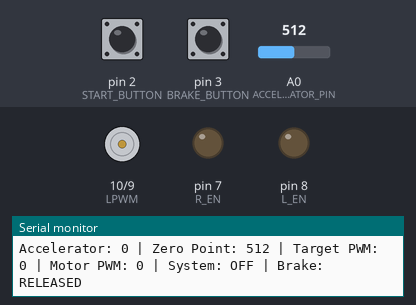
The sketch below on a simulated Arduino Uno, built with avr-gcc and run on an emulated ATmega328P. Parts: motor-driver pin pairs drawn as motors (green arrow = first pin HIGH = forward, orange = second pin HIGH = backward, longer = more drive), output pins drawn as LEDs (lit = HIGH), the last lines printed to the serial monitor. The inputs (shaded band) are chosen by the test bench; at power-on: pin 2 (START_BUTTON) HIGH, A0 (ACCELERATOR_PIN) = 512, pin 3 (BRAKE_BUTTON) HIGH.

Above: at 1.2 s.
1.3 s: pin 2 (START_BUTTON) pulled LOW for 0.15 s
At 1.6 s:
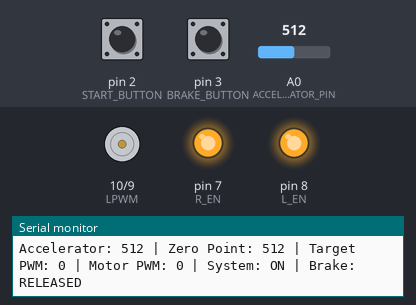
2.9 s: A0 (ACCELERATOR_PIN) set to 553
At 3.8 s:
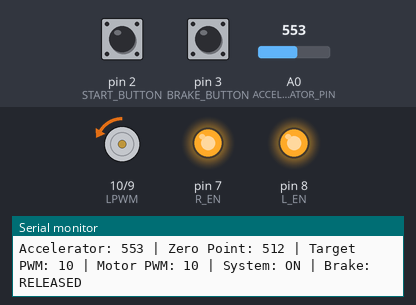
4.4 s: A0 (ACCELERATOR_PIN) set to 900
At 5.6 s:
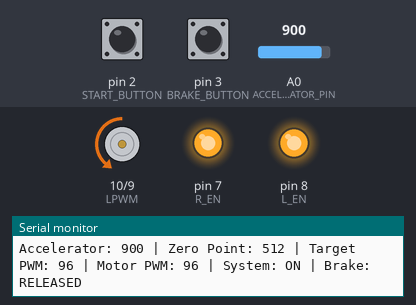
6.4 s: pin 3 (BRAKE_BUTTON) pulled LOW for 0.15 s
At 6.79 s:
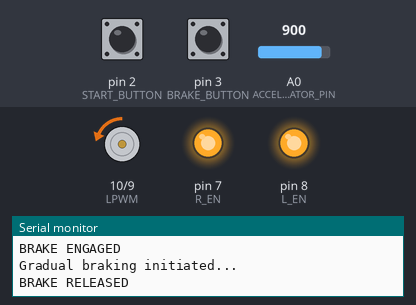
9.4 s: pin 3 (BRAKE_BUTTON) pulled LOW for 1 s
At 11.3 s:
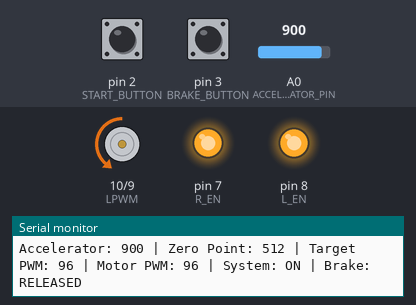
12.5 s: A0 (ACCELERATOR_PIN) set to 925
At 12.9 s:
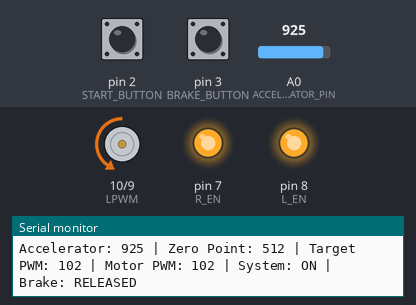
Timing chart, 0 to 15.5 s (numbered marks = the images above; inputs shaded):
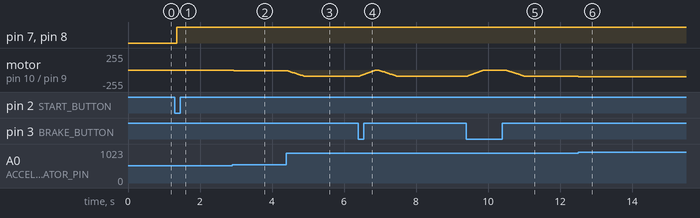

The sketch:

EV_Motor_Control_Arduino_ino.ino
```cpp
/*=========================================================
          ARDUINO UNO - EV MOTOR CONTROL SYSTEM
=========================================================*/


// ---------------- PIN DEFINITIONS ----------------

const byte ACCELERATOR_PIN = A0;

const byte START_BUTTON = 2;
const byte BRAKE_BUTTON = 3;

const byte RPWM = 9;
const byte LPWM = 10;

const byte R_EN = 7;
const byte L_EN = 8;


// ---------------- MOTOR SETTINGS ----------------

const int MAX_PWM = 255;

const int DEAD_ZONE = 5;

const int RAMP_STEP = 2;

const unsigned long RAMP_INTERVAL = 10;

const unsigned long DEBOUNCE_DELAY = 50;

// Five-second brake reset
const unsigned long BRAKE_RESET_TIME = 5000;


// ---------------- SYSTEM VARIABLES ----------------

bool systemEnabled = false;

int acceleratorValue = 0;

int targetCommand = 0;

int motorCommand = 0;

// Software accelerator zero point
int acceleratorZeroPoint = 0;


// ---------------- TIMERS ----------------

unsigned long lastRampTime = 0;

unsigned long lastPrintTime = 0;


// ---------------- BUTTON VARIABLES ----------------

bool lastStartReading = HIGH;

bool stableStartState = HIGH;

unsigned long startDebounceTime = 0;


// ---------------- SETUP ----------------

void setup() {

  Serial.begin(9600);

  pinMode(START_BUTTON, INPUT_PULLUP);
  pinMode(BRAKE_BUTTON, INPUT_PULLUP);

  pinMode(ACCELERATOR_PIN, INPUT);

  pinMode(RPWM, OUTPUT);
  pinMode(LPWM, OUTPUT);

  pinMode(R_EN, OUTPUT);
  pinMode(L_EN, OUTPUT);

  // Disable motor driver at startup
  digitalWrite(R_EN, LOW);
  digitalWrite(L_EN, LOW);

  analogWrite(RPWM, 0);
  analogWrite(LPWM, 0);

  // Initial potentiometer zero reference
  acceleratorZeroPoint = analogRead(ACCELERATOR_PIN);

  Serial.println("====================================");
  Serial.println("       EV CONTROL SYSTEM");
  Serial.println("====================================");

  Serial.println("SYSTEM: OFF");
  Serial.println("Press START to activate.");

}


// ---------------- START BUTTON ----------------

bool readStartButton() {

  bool reading = digitalRead(START_BUTTON);

  if (reading != lastStartReading) {

    startDebounceTime = millis();

    lastStartReading = reading;

  }

  if (millis() - startDebounceTime >= DEBOUNCE_DELAY) {

    if (reading != stableStartState) {

      stableStartState = reading;

      if (stableStartState == LOW) {
        return true;
      }

    }

  }

  return false;

}


// ---------------- MOTOR DRIVER ----------------

void enableMotorDriver() {

  digitalWrite(R_EN, HIGH);
  digitalWrite(L_EN, HIGH);

}


void disableMotorDriver() {

  analogWrite(RPWM, 0);
  analogWrite(LPWM, 0);

  digitalWrite(R_EN, LOW);
  digitalWrite(L_EN, LOW);

}


// ---------------- ACCELERATOR CONTROL ----------------

void readAccelerator() {

  acceleratorValue = analogRead(ACCELERATOR_PIN);

  // Calculate position relative to software zero
  int relativeValue =
      acceleratorValue - acceleratorZeroPoint;

  // Prevent negative acceleration command
  relativeValue = constrain(relativeValue, 0, 1023);

  // Convert relative position to PWM
  targetCommand = map(
    relativeValue,
    0,
    1023,
    0,
    MAX_PWM
  );

  // Apply dead zone
  if (targetCommand <= DEAD_ZONE) {

    targetCommand = 0;

  }

}


// ---------------- GRADUAL SPEED CONTROL ----------------

void updateMotorSpeed() {

  if (millis() - lastRampTime >= RAMP_INTERVAL) {

    lastRampTime = millis();

    // Gradual acceleration
    if (motorCommand < targetCommand) {

      motorCommand += RAMP_STEP;

      if (motorCommand > targetCommand) {

        motorCommand = targetCommand;

      }

    }

    // Gradual deceleration
    else if (motorCommand > targetCommand) {

      motorCommand -= RAMP_STEP;

      if (motorCommand < targetCommand) {

        motorCommand = targetCommand;

      }

    }

    // Apply PWM
    analogWrite(RPWM, motorCommand);

    analogWrite(LPWM, 0);

  }

}


// ---------------- GRADUAL BRAKING ----------------

void handleBrake() {

  unsigned long brakeStartTime = millis();

  bool fiveSecondReset = false;

  Serial.println();
  Serial.println("BRAKE ENGAGED");
  Serial.println("Gradual braking initiated...");

  // Set target speed to zero
  targetCommand = 0;


  // Continue while brake button is held
  while (digitalRead(BRAKE_BUTTON) == LOW) {

    // Gradually reduce motor speed
    updateMotorSpeed();

    // Detect five-second brake hold
    if (millis() - brakeStartTime >= BRAKE_RESET_TIME) {

      if (!fiveSecondReset) {

        fiveSecondReset = true;

        Serial.println();
        Serial.println("5 SECOND BRAKE HOLD DETECTED");

      }

    }

    delay(1);

  }


  Serial.println("BRAKE RELEASED");


  // Complete gradual deceleration
  // even if brake is released early

  while (motorCommand > 0) {

    targetCommand = 0;

    updateMotorSpeed();

    delay(1);

  }


  // Ensure motor PWM reaches zero
  motorCommand = 0;
  targetCommand = 0;

  analogWrite(RPWM, 0);
  analogWrite(LPWM, 0);


  // Five-second software zero calibration
  if (fiveSecondReset) {

    // Capture current potentiometer position
    acceleratorZeroPoint =
        analogRead(ACCELERATOR_PIN);

    Serial.println("------------------------------------");

    Serial.println("ACCELERATION RESET COMPLETE");

    Serial.print("NEW ZERO POINT: ");

    Serial.println(acceleratorZeroPoint);

    Serial.println("Motor PWM: 0");

    Serial.println("System remains ON.");

    Serial.println("Accelerator ready from new zero.");

    Serial.println("------------------------------------");

  }

  else {

    Serial.println("Motor stopped.");
    Serial.println("System remains ON.");

  }

  lastRampTime = millis();

}


// ---------------- MAIN PROGRAM ----------------

void loop() {

  // Read START button
  bool startPressed = readStartButton();


  // ---------------------------------------
  // START CONTROL
  // ---------------------------------------

  if (startPressed && !systemEnabled &&
      digitalRead(BRAKE_BUTTON) == HIGH) {

    systemEnabled = true;

    motorCommand = 0;
    targetCommand = 0;

    enableMotorDriver();

    lastRampTime = millis();

    // Establish initial zero reference
    acceleratorZeroPoint =
        analogRead(ACCELERATOR_PIN);

    Serial.println();
    Serial.println("START PRESSED");

    Serial.println("SYSTEM: ON");

    Serial.println("Waiting for accelerator...");

  }


  // ---------------------------------------
  // BRAKE CONTROL
  // ---------------------------------------

  if (systemEnabled &&
      digitalRead(BRAKE_BUTTON) == LOW) {

    handleBrake();

  }


  // ---------------------------------------
  // ACCELERATOR CONTROL
  // ---------------------------------------

  if (systemEnabled &&
      digitalRead(BRAKE_BUTTON) == HIGH) {

    readAccelerator();

    updateMotorSpeed();

  }


  // ---------------------------------------
  // SERIAL MONITOR
  // ---------------------------------------

  if (millis() - lastPrintTime >= 200) {

    lastPrintTime = millis();

    Serial.print("Accelerator: ");

    Serial.print(acceleratorValue);

    Serial.print(" | Zero Point: ");

    Serial.print(acceleratorZeroPoint);

    Serial.print(" | Target PWM: ");

    Serial.print(targetCommand);

    Serial.print(" | Motor PWM: ");

    Serial.print(motorCommand);

    Serial.print(" | System: ");

    Serial.print(systemEnabled ? "ON" : "OFF");

    Serial.print(" | Brake: ");

    Serial.println(
      digitalRead(BRAKE_BUTTON) == LOW
      ? "ACTIVE"
      : "RELEASED"
    );

  }

}
```

Measured:
- after the input at 1.3 s, pin 7 (R_EN), pin 8 (L_EN): LOW → HIGH after 0.05 s
- after the input at 2.9 s, motor on pin 10 (LPWM) / pin 9 (RPWM): stopped → backward 10/255 at once
- after the input at 4.4 s, motor on pin 10 (LPWM) / pin 9 (RPWM): moves from backward 10/255 to backward 96/255 over 0.48 s, starting at once
- after the input at 6.4 s, motor on pin 10 (LPWM) / pin 9 (RPWM): rises from backward 96/255 to stopped in 0.47 s, then falls to backward 96/255 in 0.64 s
- after the input at 9.4 s, motor on pin 10 (LPWM) / pin 9 (RPWM): rises from backward 96/255 to stopped in 0.47 s, then falls to backward 96/255 in 1.2 s
- after the input at 12.5 s, motor on pin 10 (LPWM) / pin 9 (RPWM): backward 96/255 → backward 102/255 at once
